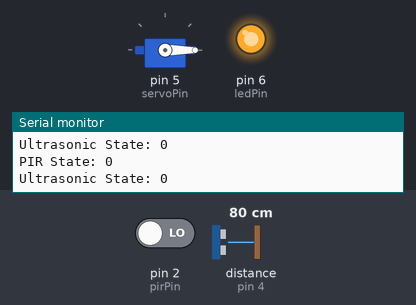
A sketch run on a simulated Arduino Uno, built with avr-gcc and run on an emulated ATmega328P. On the bench: servo, output pins drawn as LEDs (lit = HIGH), the last lines printed to the serial monitor. The inputs (shaded band) are chosen by the test bench; at power-on: distance to the obstacle (sensor on pin 4) 80 cm, pin 2 (pirPin) LOW. The echo pulse lasts 58.3 µs per cm.

Above: at 1.8 s.
1.9 s: distance to the obstacle (sensor on pin 4) set to 6 cm
6.0 s: distance to the obstacle (sensor on pin 4) set to 3 cm
At 6.6 s:
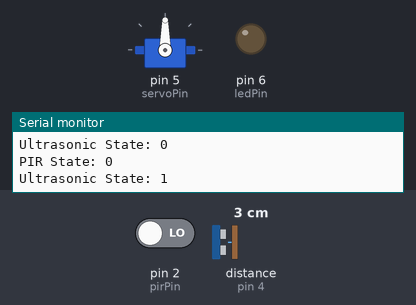
7.5 s: distance to the obstacle (sensor on pin 4) set to 9 cm
At 9.2 s:
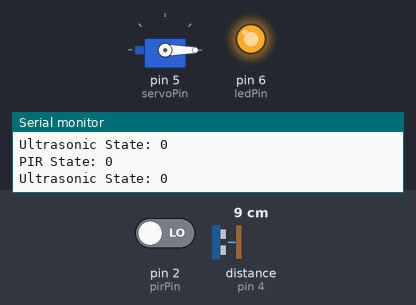
9.5 s: distance to the obstacle (sensor on pin 4) set to 2 cm
At 11.1 s:
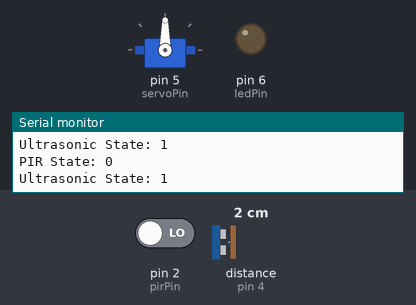
Timing chart, 0 to 12.5 s (numbered marks = the images above; inputs shaded):
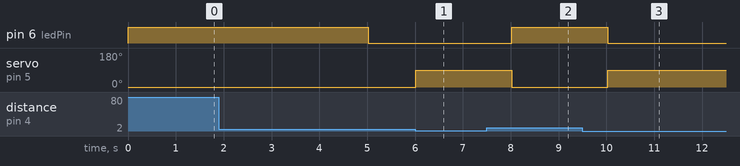

Measured:
- the behaviour switches between 5 and 4 cm on distance to the obstacle (sensor on pin 4) (found by bisection; images 0 and 1)
- after the input at 6.0 s, servo on pin 5 (servoPin): 0° → 90° at once
- after the input at 7.5 s, pin 6 (ledPin): LOW → HIGH after 0.52 s; servo on pin 5 (servoPin): 90° → 0° after 0.52 s
- after the input at 9.5 s, pin 6 (ledPin): HIGH → LOW after 0.52 s instead of 2.5 s; servo on pin 5 (servoPin): 0° → 90° after 0.52 s

The sketch:

uno_pir.ino
```cpp
#include <Arduino.h>
#include <Ultrasonic.h>
#include <Servo.h>

// Define PIR sensor pin
const int pirPin = 2; // Replace with the actual pin number
int pirState = 0;

// Define ultrasonic sensor pins
const int trigPin = 3; // Replace with the actual pin number
const int echoPin = 4; // Replace with the actual pin number
Ultrasonic ultrasonic(trigPin, echoPin);
int ultrasonicState = 0;

// Define servo and LED pins
Servo myservo;
const int servoPin = 5; // Replace with the actual pin number
const int ledPin = 6;   // Replace with the actual pin number

// Define LED state
int ledState = LOW; // LOW means LED is off initially
unsigned long ledStartTime = 0;
const long ledDuration = 5000; // 5 seconds

void setup() {
  // Initialize serial communication for debugging
  Serial.begin(9600);

  // Initialize PIR sensor pin as input
  pinMode(pirPin, INPUT);

  // Initialize ultrasonic sensor pins
  pinMode(trigPin, OUTPUT);
  pinMode(echoPin, INPUT);

  // Initialize servo and LED pins
  myservo.attach(servoPin);
  pinMode(ledPin, OUTPUT);

  // Initialize PIR and ultrasonic states
  pirState = 0;
  ultrasonicState = 0;
}

void loop() {
  // Read PIR sensor state
  pirState = digitalRead(pirPin);

  // Read ultrasonic sensor distance in centimeters
  int distance = ultrasonic.read();

  // Determine ultrasonic state based on distance
  if (distance < 5) {
    ultrasonicState = 1;
  } else {
    ultrasonicState = 0;
  }

  // Print the PIR and ultrasonic states
  Serial.print("PIR State: ");
  Serial.println(pirState);
  Serial.print("Ultrasonic State: ");
  Serial.println(ultrasonicState);

  // Check if either sensor is triggered (1)
  if (pirState == 1 or ultrasonicState == 1) {
    myservo.write(90); // Open the servo to 90 degrees
    digitalWrite(ledPin, LOW); // Turn off the LED
    ledStartTime = millis(); // Reset the LED start time
  } else {
    // Both sensors are not triggered (0, 0)
    myservo.write(0);  // Close the servo to 0 degrees

    // Check if it's time to turn on the LED
    unsigned long currentMillis = millis();
    if (currentMillis - ledStartTime <= ledDuration) {
      ledState = HIGH; // Turn on the LED
    } else {
      ledState = LOW; // Turn off the LED
    }
    digitalWrite(ledPin, ledState);
  }

  // Optional delay to prevent rapid state changes
  delay(1000); // Adjust as needed
}
```
